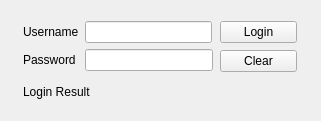
<?xml version="1.0" encoding="UTF-8"?>
<ui version="4.0">
 <class>LoginUI</class>
 <widget class="QWidget" name="LoginUI">
  <property name="geometry">
   <rect>
    <x>0</x>
    <y>0</y>
    <width>321</width>
    <height>121</height>
   </rect>
  </property>
  <property name="windowTitle">
   <string>Login</string>
  </property>
  <property name="autoFillBackground">
   <bool>true</bool>
  </property>
  <widget class="QLabel" name="lblResult">
   <property name="geometry">
    <rect>
     <x>23</x>
     <y>81</y>
     <width>281</width>
     <height>21</height>
    </rect>
   </property>
   <property name="text">
    <string>Login Result</string>
   </property>
  </widget>
  <widget class="QWidget" name="layoutWidget">
   <property name="geometry">
    <rect>
     <x>23</x>
     <y>21</y>
     <width>189</width>
     <height>22</height>
    </rect>
   </property>
   <layout class="QHBoxLayout" name="horizontalLayout_username">
    <item>
     <widget class="QLabel" name="label_username">
      <property name="text">
       <string>Username</string>
      </property>
     </widget>
    </item>
    <item>
     <widget class="QLineEdit" name="textUser"/>
    </item>
   </layout>
  </widget>
  <widget class="QWidget" name="layoutWidget_2">
   <property name="geometry">
    <rect>
     <x>23</x>
     <y>49</y>
     <width>190</width>
     <height>22</height>
    </rect>
   </property>
   <layout class="QHBoxLayout" name="horizontalLayout_password">
    <item>
     <widget class="QLabel" name="label_password">
      <property name="text">
       <string>Password </string>
      </property>
     </widget>
    </item>
    <item>
     <widget class="QLineEdit" name="textPassword">
      <property name="echoMode">
       <enum>QLineEdit::Password</enum>
      </property>
     </widget>
    </item>
   </layout>
  </widget>
  <widget class="QWidget" name="layoutWidget_3">
   <property name="geometry">
    <rect>
     <x>220</x>
     <y>20</y>
     <width>77</width>
     <height>54</height>
    </rect>
   </property>
   <layout class="QVBoxLayout" name="verticalLayout_buttons">
    <item>
     <widget class="QPushButton" name="buttonLogin">
      <property name="text">
       <string>Login</string>
      </property>
     </widget>
    </item>
    <item>
     <widget class="QPushButton" name="buttonClear">
      <property name="text">
       <string>Clear</string>
      </property>
     </widget>
    </item>
   </layout>
  </widget>
 </widget>
 <resources/>
 <connections/>
</ui>
